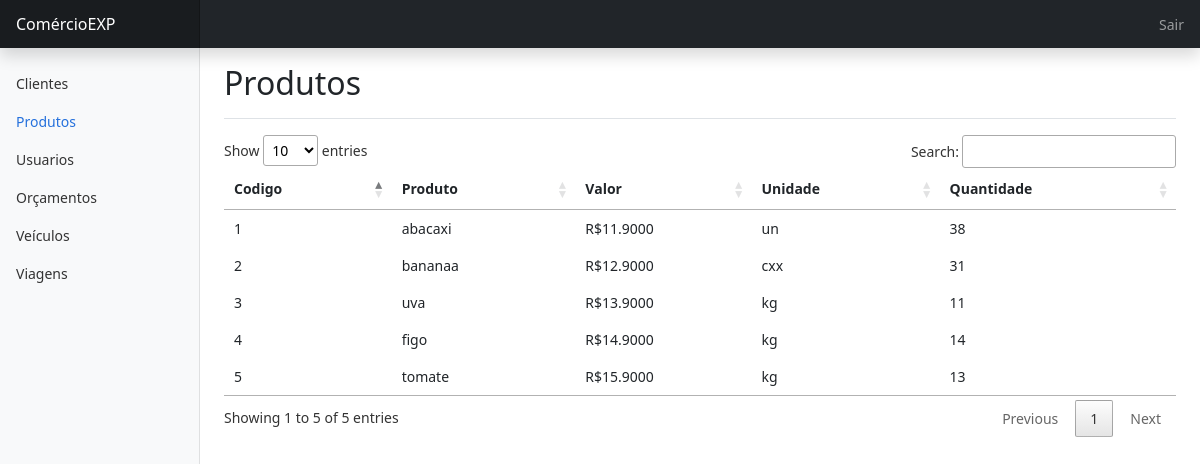
Screenshot of /menu.php?modulo=listagem_produtos with the database file from the repository.
### tables this page shows
CREATE TABLE IF NOT EXISTS `produtos` (
  `cd_produto` int(11) NOT NULL AUTO_INCREMENT,
  `ds_produto` varchar(50) NOT NULL,
  `vl_estoque` int(11) NOT NULL DEFAULT 0,
  `vl_venda` numeric(18,4) NOT NULL DEFAULT 0,
  `ds_cor` varchar(50) NOT NULL,
  `ds_categoria` varchar(50) NOT NULL,
  `ds_unidade` varchar(5) DEFAULT NULL,
  PRIMARY KEY (`cd_produto`)
);

### listagem_produtos.php (the view, shortened to what this page needs)
<main class="col-md-9 ms-sm-auto col-lg-10 px-md-4">
      <div class="d-flex justify-content-between flex-wrap flex-md-nowrap align-items-center pt-3 pb-2 mb-3 border-bottom">
        <h1 class="h2">Produtos</h1>
      </div>
    <table id="example"  style="width:100%">
        <thead>
            <tr>
                <th>Codigo</th>
                <th>Produto</th>
				        <th>Valor</th>
                <th>Unidade</th>
                <th>Quantidade</th>
            </tr>
        </thead>
        <tbody>
        <?php
          include "conecta.php";
          $SQL = "select * from produtos  order by ds_produto";
          $RSS = mysqli_query($conexao,$SQL)or print(mysqli_error());
          while($RS = mysqli_fetch_array($RSS))
          {
            echo "<tr onClick='Clica(".$RS["cd_produto"].")' >";
            echo "<td>".$RS["cd_produto"]."</td>";
            echo "<td>".$RS["ds_produto"]."</td>";
			      echo "<td>R$".$RS["vl_venda"]."</td>";
            echo "<td>".$RS["ds_unidade"]."</td>";
            echo "<td>".$RS["vl_estoque"]."</td>";
            echo "</tr>";
          }
        ?>
        </tbody>
    </table>
  </main>

### menu.php (shortened to what this page needs)
<?php $modulo = $_REQUEST["modulo"]; ?>
<!doctype html>
<html lang="en">
  <head>
    <link href="assets/dist/css/bootstrap.min.css" rel="stylesheet">
    <link href="css/jquery.dataTables.min.css" rel="stylesheet">
    <link href="dashboard.css" rel="stylesheet">
  </head>
  <body>
<header class="navbar navbar-dark sticky-top bg-dark flex-md-nowrap p-0 shadow">
  <a class="navbar-brand col-md-3 col-lg-2 me-0 px-3 fs-6" href="menu.php?modulo=listagem_cliente">ComércioEXP</a>
   <div class="navbar-nav">
    <div class="nav-item text-nowrap">
      <a class="nav-link px-3" href="index.html">Sair</a>
    </div>
  </div>
</header>
<div class="container-fluid">
  <div class="row">
    <nav id="sidebarMenu" class="col-md-3 col-lg-2 d-md-block bg-light sidebar collapse">
      <div class="position-sticky pt-3 sidebar-sticky">
        <ul class="nav flex-column">
          <li class="nav-item">
          <a <?php if ($modulo=="listagem_cliente") { echo " class='nav-link active' aria-current='page'"; } else { echo " class='nav-link' "; } ?>
             href="menu.php?modulo=listagem_cliente">
              Clientes
            </a>
          </li>
          <li class="nav-item">
            <a <?php if ($modulo=="listagem_produtos") { echo " class='nav-link active' aria-current='page'"; } else { echo " class='nav-link' "; } ?>
             href="menu.php?modulo=listagem_produtos">
              Produtos
            </a>
          </li>
          <li class="nav-item">
            <a <?php if ($modulo=="listagem_usuario") { echo " class='nav-link active' aria-current='page'"; } else { echo " class='nav-link' "; } ?>
             href="menu.php?modulo=listagem_usuario">
              Usuarios
            </a>
          </li>
          <li class="nav-item">
            <a <?php if ($modulo=="listagem_orcamento") { echo " class='nav-link active' aria-current='page'"; } else { echo " class='nav-link' "; } ?>
             href="menu.php?modulo=listagem_orcamento">
              Orçamentos
            </a>
          </li>
		  <li class="nav-item">
            <a <?php if ($modulo=="listagem_veiculos") { echo " class='nav-link active' aria-current='page'"; } else { echo " class='nav-link' "; } ?>
             href="menu.php?modulo=listagem_veiculos">
              Veículos
            </a>
          </li>
		  <li class="nav-item">
            <a <?php if ($modulo=="listagem_viagens") { echo " class='nav-link active' aria-current='page'"; } else { echo " class='nav-link' "; } ?>
             href="menu.php?modulo=listagem_viagens">
              Viagens
            </a>
          </li>
        </ul>
      </div>
    </nav>
    <?php
      include $modulo.".php";
    ?>
  </div>
</div>
  </body>
</html>

### dashboard.css (style rules this page uses)
body { font-size: .875rem; }
.sidebar { position: fixed; top: 0; bottom: 0; left: 0; z-index: 100; padding: 48px 0 0; box-shadow: inset -1px 0 0 rgba(0, 0, 0, .1); }
.sidebar-sticky { height: calc(100vh - 48px); overflow-x: hidden; overflow-y: auto; }
.sidebar .nav-link { font-weight: 500; color: #333; }
.sidebar .nav-link.active { color: #2470dc; }
.navbar-brand { padding-top: .75rem; padding-bottom: .75rem; background-color: rgba(0, 0, 0, .25); box-shadow: inset -1px 0 0 rgba(0, 0, 0, .25); }

### rows the page displays
produtos: cd_produto "1", ds_produto "abacaxi", vl_venda "11.9000", ds_unidade "un", vl_estoque "38"
produtos: cd_produto "2", ds_produto "bananaa", vl_venda "12.9000", ds_unidade "cxx", vl_estoque "31"
produtos: cd_produto "4", ds_produto "figo", vl_venda "14.9000", ds_unidade "kg", vl_estoque "14"
produtos: cd_produto "5", ds_produto "tomate", vl_venda "15.9000", ds_unidade "kg", vl_estoque "13"
produtos: cd_produto "3", ds_produto "uva", vl_venda "13.9000", ds_unidade "kg", vl_estoque "11"
